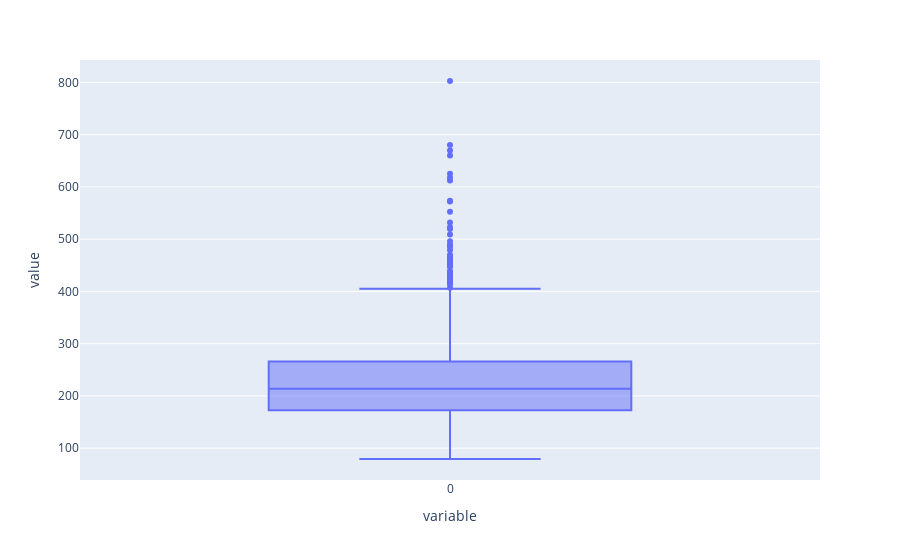

Notebook code for this chart:
### Code cell
fig=px.box(smpl_mean)
fig.show()

### Figure 1 — Plotly figure (JSON) as saved in the notebook; plotly's stock layout.template omitted (floating-point values rounded to 4 significant figures; data arrays with more than 128 entries replaced by an {"elided": "..."} marker saying what was removed)
{"data": [{"alignmentgroup": "True", "hovertemplate": "variable=%{x}<br>value=%{y}<extra></extra>", "legendgroup": "", "marker": {"color": "#636efa"}, "name": "", "notched": false, "offsetgroup": "", "orientation": "v", "showlegend": false, "type": "box", "x": {"elided": "1000 str values"}, "x0": " ", "xaxis": "x", "y": {"elided": "1000 float values"}, "y0": " ", "yaxis": "y"}], "layout": {"boxmode": "group", "legend": {"tracegroupgap": 0}, "margin": {"t": 60}, "xaxis": {"anchor": "y", "domain": [0, 1], "title": {"text": "variable"}}, "yaxis": {"anchor": "x", "domain": [0, 1], "title": {"text": "value"}}}}
